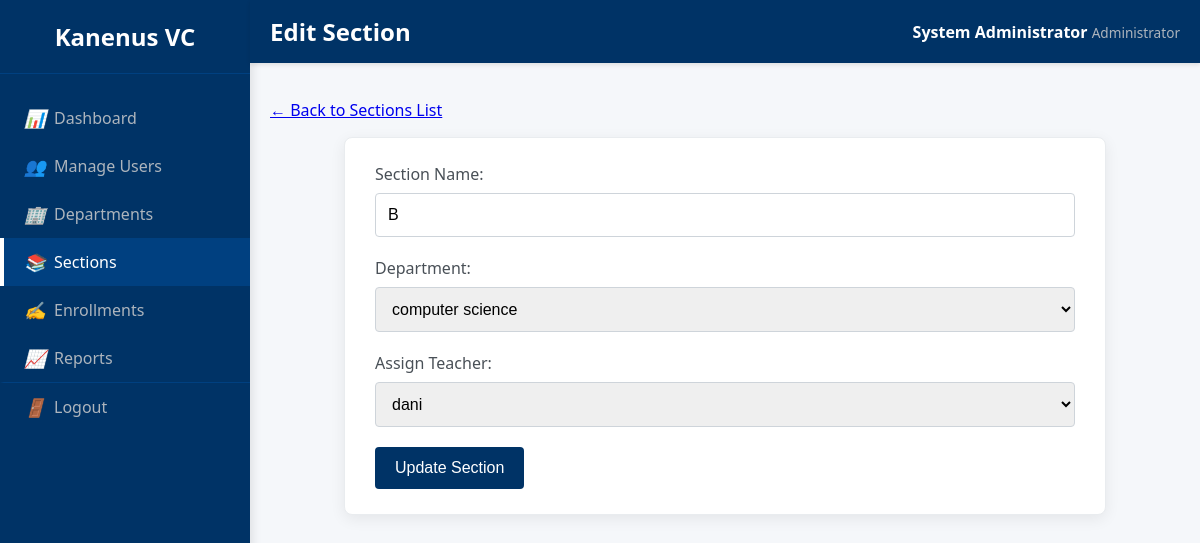
Page /VCLS/admin/edit_section.php?id=5 (signed in) on the committed database.
### tables this page shows
CREATE TABLE `sections` (
  `id` int(11) NOT NULL,
  `name` varchar(100) NOT NULL,
  `department_id` int(11) NOT NULL,
  `teacher_id` int(11) DEFAULT NULL
);

CREATE TABLE `departments` (
  `id` int(11) NOT NULL,
  `name` varchar(100) NOT NULL
);

CREATE TABLE `users` (
  `id` int(11) NOT NULL,
  `username` varchar(50) NOT NULL,
  `password` varchar(255) NOT NULL,
  `full_name` varchar(100) NOT NULL,
  `role` enum('admin','teacher','student') NOT NULL,
  `created_at` timestamp NOT NULL DEFAULT current_timestamp(),
  `gender` enum('male','female','other','not_specified') NOT NULL DEFAULT 'not_specified'
);

### VCLS/admin/edit_section.php (the view, shortened to what this page needs)
<?php
require_once '../includes/db_connect.php';
$section_id = (int)$_GET['id'];
$section_stmt = $conn->prepare("SELECT name, department_id, teacher_id FROM sections WHERE id = ?");
$section_stmt->bind_param("i", $section_id);
$section_stmt->execute();
$result = $section_stmt->get_result();
if ($result->num_rows == 1) {
    $section = $result->fetch_assoc();
} else { header("Location: manage_sections.php"); exit(); }
$departments = $conn->query("SELECT id, name FROM departments ORDER BY name");
$teachers = $conn->query("SELECT id, full_name FROM users WHERE role = 'teacher' ORDER BY full_name");
?>
<p><a href="manage_sections.php">← Back to Sections List</a></p>
<div class="form-container">
    <form action="edit_section.php?id=<?php echo $section_id; ?>" method="post">
        <div class="form-group">
            <label for="name">Section Name:</label>
            <input type="text" id="name" name="name" value="<?php echo htmlspecialchars($section['name']); ?>" required>
        </div>
        <div class="form-group">
            <label for="department_id">Department:</label>
            <select id="department_id" name="department_id" required>
                <?php while ($dept = $departments->fetch_assoc()): ?>
                    <option value="<?php echo $dept['id']; ?>" <?php if ($dept['id'] == $section['department_id']) echo 'selected'; ?>>
                        <?php echo htmlspecialchars($dept['name']); ?>
                    </option>
                <?php endwhile; ?>
            </select>
        </div>
        <div class="form-group">
            <label for="teacher_id">Assign Teacher:</label>
            <select id="teacher_id" name="teacher_id" required>
                <?php while ($teacher = $teachers->fetch_assoc()): ?>
                    <option value="<?php echo $teacher['id']; ?>" <?php if ($teacher['id'] == $section['teacher_id']) echo 'selected'; ?>>
                        <?php echo htmlspecialchars($teacher['full_name']); ?>
                    </option>
                <?php endwhile; ?>
            </select>
        </div>
        <button type="submit" class="btn">Update Section</button>
    </form>
</div>
<?php
require 'includes/admin_template.php';
?>

### VCLS/assets/css/dashboard.css (style rules this page uses)
body { margin: 0; padding: 0; background-color: #f5f7fa; color: #333; font-family: 'Segoe UI', Tahoma, Geneva, Verdana, sans-serif; }
.btn { display: inline-block; padding: 8px 16px; background-color: #003366; color: white; border: none; border-radius: 4px; cursor: pointer; text-decoration: none; transition: background-color 0.3s; }
.form-container { max-width: 700px; margin: 0 auto; background-color: #ffffff; padding: 25px 30px; border-radius: 8px; box-shadow: 0 4px 15px rgba(0,0,0,0.07); border: 1px solid #e9ecef; }
.form-group { margin-bottom: 20px; }
.form-group label { display: block; margin-bottom: 8px; font-weight: 500; color: #495057; }
.form-group input[type="text"], .form-group input[type="password"], .form-group input[type="url"], .form-group input[type="file"], .form-group input[type="datetime-local"], .form-group textarea, .form-group select { width: 100%; padding: 12px; border: 1px solid #ced4da; border-radius: 4px; box-sizing: border-box; transition: border-color 0.2s, box-shadow 0.2s; font-size: 1em; }
.form-container .btn { padding: 12px 20px; font-size: 1em; font-weight: 500; }

### rows in the picture
sections: name "B", department_id "computer science", teacher_id "dani"

### other values in the picture
$page_title "Edit Section"
$_SESSION['full_name'] "System Administrator"
